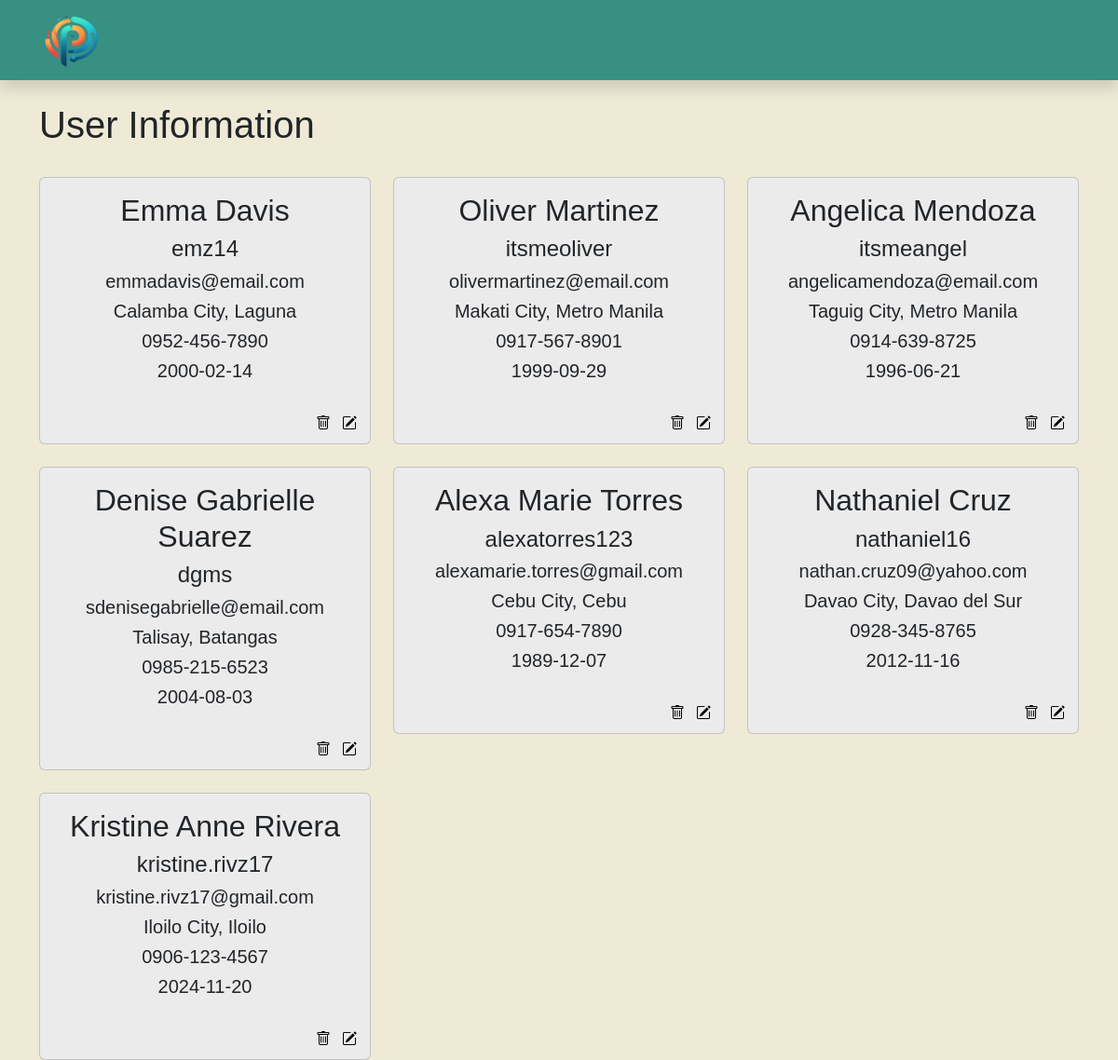
The page / on the database its author committed.
### tables this page shows
CREATE TABLE `userinfo` (
  `userInfoID` int(15) NOT NULL,
  `userID` int(15) NOT NULL,
  `addressID` int(15) NOT NULL,
  `lastName` varchar(50) NOT NULL,
  `firstName` varchar(50) NOT NULL,
  `birthDate` varchar(50) NOT NULL,
  `contactNumber` varchar(15) DEFAULT NULL
);

CREATE TABLE `users` (
  `userID` int(15) NOT NULL,
  `messageID` int(15) NOT NULL,
  `username` varchar(20) NOT NULL,
  `email` varchar(50) DEFAULT NULL,
  `password` varchar(20) NOT NULL
);

CREATE TABLE `cities` (
  `cityID` int(15) NOT NULL,
  `cityName` varchar(50) NOT NULL
);

CREATE TABLE `provinces` (
  `provinceID` int(15) NOT NULL,
  `provinceName` varchar(50) NOT NULL
);

### connect.php (called while the page is built, shortened)
<!-- <?php
  function executeQuery($query){
    $conn = $GLOBALS['conn'];
    return mysqli_query($conn, $query);
  }
?> -->

### index.php (the view, shortened to what this page needs)
<?php
include('connect.php');
$query = "SELECT
    ui.userID,
    u.username,
    u.email,
    ui.firstName,
    ui.lastName,
    ui.contactNumber,
    ui.birthDate,
    a.addressID,
    c.cityName,
    pr.provinceName
FROM userInfo ui
JOIN users u ON ui.userID = u.userID
JOIN addresses a ON ui.addressID = a.addressID
JOIN cities c ON a.cityID = c.cityID
JOIN provinces pr ON a.provinceID = pr.provinceID
ORDER BY ui.userID";
$result = executeQuery($query);
?>
<!doctype html>
<html lang="en">
<head>
  <link href="https://cdn.jsdelivr.net/npm/bootstrap@5.3.3/dist/css/bootstrap.min.css" rel="stylesheet">
  <link href="https://cdn.jsdelivr.net/npm/bootstrap-icons@1.10.5/font/bootstrap-icons.css" rel="stylesheet">
  <link rel="stylesheet" href="assets/css/style.css">
</head>
<body>
  <nav class="navbar shadow">
    <div class="container">
      <a class="navbar-brand" href="#">
        <img src="assets/media/logo.png" alt="logo" width="70" height="60">
      </a>
    </div>
  </nav>
  <div class="container">
    <div class="row mt-4">
      <div class="title">
        <h1>User Information</h1>
      </div>
    </div>
    <div class="row">
      <?php while ($row = mysqli_fetch_assoc($result)) { ?>
        <div class="col-12 col-sm-12 col-md-4 col-lg-4 col-xl-4">
          <div class="card mt-4 text-center">
            <div class="card-body">
              <h2 class="card-title"><?php echo $row['firstName'] . ' ' . $row['lastName']; ?></h2>
              <h4 class="card-title"><?php echo $row['username']; ?></h4>
              <h5 class="card-title"><?php echo $row['email']; ?></h5>
              <h5 class="card-title"><?php echo $row['cityName'] . ', ' . $row['provinceName']; ?></h5>
              <h5 class="card-title"><?php echo $row['contactNumber']; ?></h5>
              <h5 class="card-title"><?php echo $row['birthDate']; ?></h5>
            </div>
            <div class="d-flex justify-content-end p-2">
              <form method="POST">
                <button class="delete-button" style="background-color: transparent; border: none" type="submit">
                  <i class="bi bi-trash"></i>
                </button>
              </form>
              <a onclick="showEditForm(
                  '<?php echo $row['userID']; ?>',
                  '<?php echo $row['firstName']; ?>',
                  '<?php echo $row['lastName']; ?>',
                  '<?php echo $row['username']; ?>',
                  '<?php echo $row['email']; ?>',
                  '<?php echo $row['cityName']; ?>',
                  '<?php echo $row['provinceName']; ?>',
                  '<?php echo $row['contactNumber']; ?>',
                  '<?php echo $row['birthDate']; ?>'
                )">
                <button id="btnEditForm" class="edit-button" style="background-color: transparent; border: none" type="button">
                  <i class="bi bi-pencil-square"></i>
                </button>
              </a>
            </div>
          </div>
        </div>
      <?php } ?>
    </div>
  </div>
</body>
</html>

### assets/css/style.css (style rules this page uses)
body { background-color: #EEEAD6; font-family: 'Poppins', sans-serif; }
.navbar { background-color: #379082; box-shadow: 10px; }
.title { font-weight: bold; }
.card { background-color: #EBEBEB; }
.container { font-family: 'Poppins', sans-serif; }

### rows shown on the page
userinfo: firstName "Emma", lastName "Davis", userID.username "emz14", userID.email "emmadavis@email.com", cities.cityName "Calamba City", provinces.provinceName "Laguna", contactNumber "0952-456-7890", birthDate "2000-02-14"
userinfo: firstName "Oliver", lastName "Martinez", userID.username "itsmeoliver", userID.email "olivermartinez@email.com", cities.cityName "Makati City", provinces.provinceName "Metro Manila", contactNumber "0917-567-8901", birthDate "1999-09-29"
userinfo: firstName "Angelica", lastName "Mendoza", userID.username "itsmeangel", userID.email "angelicamendoza@email.com", cities.cityName "Taguig City", provinces.provinceName "Metro Manila", contactNumber "0914-639-8725", birthDate "1996-06-21"
userinfo: firstName "Denise Gabrielle", lastName "Suarez", userID.username "dgms", userID.email "sdenisegabrielle@email.com", cities.cityName "Talisay", provinces.provinceName "Batangas", contactNumber "0985-215-6523", birthDate "2004-08-03"
userinfo: firstName "Alexa Marie", lastName "Torres", userID.username "alexatorres123", userID.email "alexamarie.torres@gmail.com", cities.cityName "Cebu City", provinces.provinceName "Cebu", contactNumber "0917-654-7890", birthDate "1989-12-07"
userinfo: firstName "Nathaniel", lastName "Cruz", userID.username "nathaniel16", userID.email "nathan.cruz09@yahoo.com", cities.cityName "Davao City", provinces.provinceName "Davao del Sur", contactNumber "0928-345-8765", birthDate "2012-11-16"
userinfo: firstName "Kristine Anne", lastName "Rivera", userID.username "kristine.rivz17", userID.email "kristine.rivz17@gmail.com", cities.cityName "Iloilo City", provinces.provinceName "Iloilo", contactNumber "0906-123-4567", birthDate "2024-11-20"
